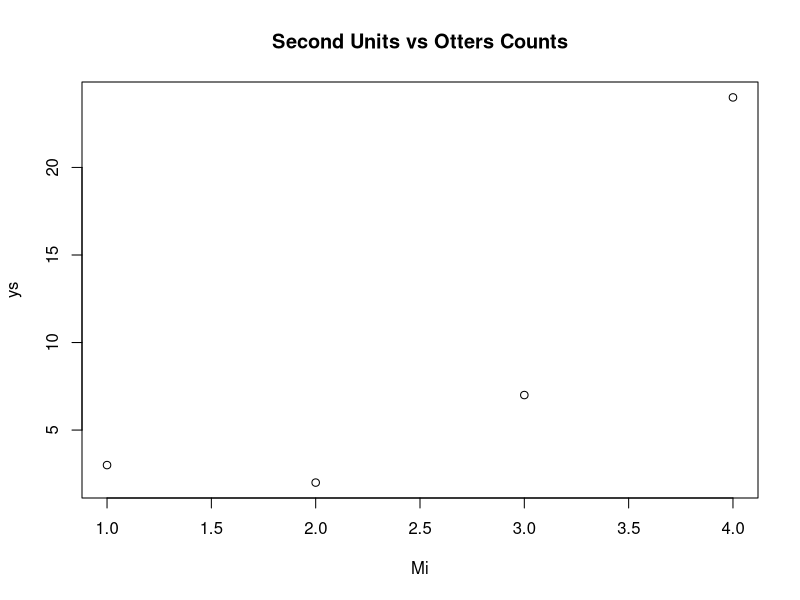
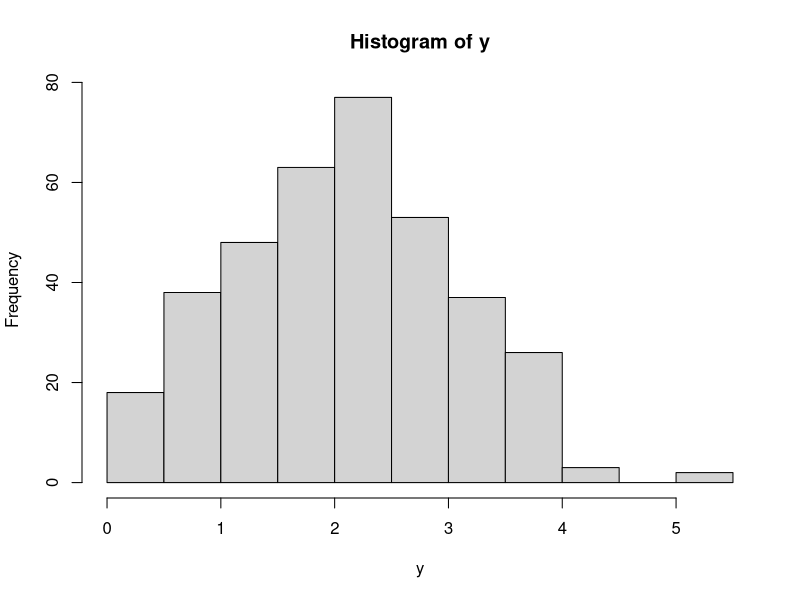

R code for these plots, in order:
# Chapter 12 Cluster and systematic sampling
# a survy of sea otters in a coastal study region
# some calculaitons for cluster
# sampling example - sea otter survey

# n = 4, `N = 16, M = 33
ys <- c(3, 24, 7, 2)
Mi <- c(1, 4, 3, 2)
N <- 16 # primary units
M <- 33 # secondary units - total
n <- 4  # 4 random samples
plot(Mi, ys, main = "Second Units vs Otters Counts")

# Expansion estimator -----------------------------------------------------
# unbiased if design was SRS
Tauhat <- N * mean(ys)
Tauhat
ssq <- var(ys)
ssq

varhatTauhat <- N^2 * (1-n/N) * ssq / n
varhatTauhat

seTauhat <- sqrt(varhatTauhat)
seTauhat
qt(0.9, 3)
Tauhat + qt(0.9, 3) * seTauhat
Tauhat - qt(0.9, 3) * seTauhat
Tauhat + qt(c(0.1, 0.9), 3) * seTauhat # very large range

# Hansen Hurwitz estimator
# unbiased if design had been PPS
pi <- Mi/M
pi
Tauhatp <- mean(ys/pi)
Tauhatp

varhatTauhatp <- var(ys/pi) / n
varhatTauhatp

ys/pi
var(ys/pi)

seTauhatp <- sqrt(varhatTauhatp)
seTauhatp
round((Tauhatp + qt(c(0.1, 0.9), n-1) * seTauhatp), 1)

# Horvitz Thompson estimator
pii <- 1 - (1-pi)^n
pii
sum(ys/pii)
ys/pii


# Systematic sample - rainfall example ------------------------------------

# rainfall survey: sample rainfall at a site every 10th day over 365 days
# M = 365
# k = 10
M <- 365
k <- 10
set.seed(506)
y <- abs(rnorm(365, 2, 1))
hist(y)
start <- sample(1:k, 1)
s <- seq(start, M, k)
s

# the ratio estimate of mean daily rainfall during the year:
mean(y[s])

# the unbiased estimator of mean daily rainfall
10 * sum(y[s]) / 365

